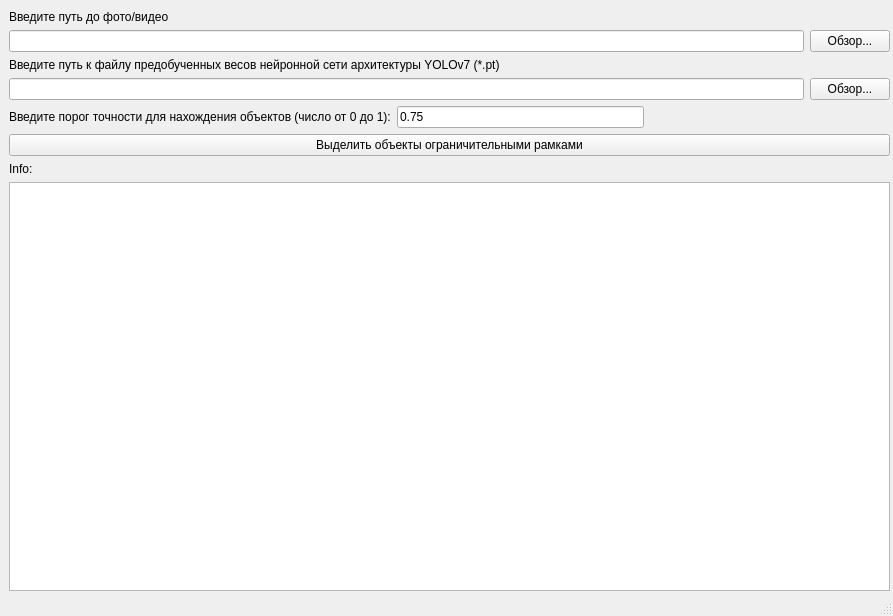
<?xml version="1.0" encoding="UTF-8"?>
<ui version="4.0">
 <class>MainWindow</class>
 <widget class="QMainWindow" name="MainWindow">
  <property name="geometry">
   <rect>
    <x>0</x>
    <y>0</y>
    <width>893</width>
    <height>616</height>
   </rect>
  </property>
  <property name="windowTitle">
   <string>MainWindow</string>
  </property>
  <widget class="QWidget" name="centralwidget">
   <widget class="QWidget" name="verticalLayoutWidget">
    <property name="geometry">
     <rect>
      <x>9</x>
      <y>10</y>
      <width>881</width>
      <height>581</height>
     </rect>
    </property>
    <layout class="QVBoxLayout" name="ButtonsLayout">
     <item>
      <layout class="QVBoxLayout" name="SourcePathLayout">
       <item>
        <widget class="QLabel" name="SourcePathLabel">
         <property name="text">
          <string>Введите путь до фото/видео</string>
         </property>
        </widget>
       </item>
       <item>
        <layout class="QHBoxLayout" name="InnerPathLayout">
         <item>
          <widget class="QLineEdit" name="SourcePathLineEdit"/>
         </item>
         <item>
          <widget class="QPushButton" name="SourcePathButton">
           <property name="cursor">
            <cursorShape>PointingHandCursor</cursorShape>
           </property>
           <property name="text">
            <string>Обзор...</string>
           </property>
          </widget>
         </item>
        </layout>
       </item>
      </layout>
     </item>
     <item>
      <layout class="QVBoxLayout" name="WeightPathLayout">
       <item>
        <widget class="QLabel" name="WeightPathLabel">
         <property name="text">
          <string>Введите путь к файлу предобученных весов нейронной сети архитектуры YOLOv7 (*.pt)</string>
         </property>
        </widget>
       </item>
       <item>
        <layout class="QHBoxLayout" name="InnerWeightPathLayout">
         <item>
          <widget class="QLineEdit" name="WeightPathLineEdit"/>
         </item>
         <item>
          <widget class="QPushButton" name="WeightPathPushButton">
           <property name="cursor">
            <cursorShape>PointingHandCursor</cursorShape>
           </property>
           <property name="text">
            <string>Обзор...</string>
           </property>
          </widget>
         </item>
        </layout>
       </item>
      </layout>
     </item>
     <item>
      <layout class="QHBoxLayout" name="ThresholdLayout">
       <item>
        <widget class="QLabel" name="ThresholdLabel">
         <property name="text">
          <string>Введите порог точности для нахождения объектов (число от 0 до 1):</string>
         </property>
        </widget>
       </item>
       <item>
        <widget class="QLineEdit" name="ThresholdLineEdit">
         <property name="text">
          <string>0.75</string>
         </property>
        </widget>
       </item>
       <item>
        <spacer name="ThresholdSpacer">
         <property name="orientation">
          <enum>Qt::Horizontal</enum>
         </property>
         <property name="sizeHint" stdset="0">
          <size>
           <width>40</width>
           <height>20</height>
          </size>
         </property>
        </spacer>
       </item>
      </layout>
     </item>
     <item>
      <layout class="QVBoxLayout" name="FunctionsLayout">
       <item>
        <layout class="QHBoxLayout" name="InnerFunctionsLayout">
         <item>
          <widget class="QPushButton" name="DetectObjectsButton">
           <property name="enabled">
            <bool>true</bool>
           </property>
           <property name="cursor">
            <cursorShape>PointingHandCursor</cursorShape>
           </property>
           <property name="text">
            <string>Выделить объекты ограничительными рамками</string>
           </property>
          </widget>
         </item>
        </layout>
       </item>
      </layout>
     </item>
     <item>
      <widget class="QLabel" name="label">
       <property name="text">
        <string>Info:</string>
       </property>
      </widget>
     </item>
     <item>
      <widget class="QTextEdit" name="DetectionOutputTextEdit">
       <property name="readOnly">
        <bool>true</bool>
       </property>
      </widget>
     </item>
    </layout>
   </widget>
  </widget>
  <widget class="QStatusBar" name="statusbar"/>
 </widget>
 <resources/>
 <connections/>
</ui>
